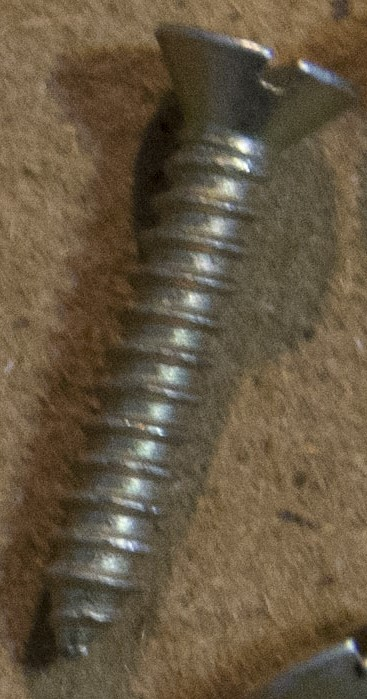
#> input picture Week4/data/similar_objects/1t.jpg, 367 x 699 px, found by its file name
$ python generalized_ht.py   (older library calls are emulated)
#> lines starting #> are read from the running program, lines starting #| are printed output that depends on the picture
'''
Created on May 19, 2013
@author: vinnie
'''

import os
import numpy as np
import matplotlib.pyplot as plt
from collections import defaultdict
from scipy.misc import imread, imresize
from skimage.filters import canny
from scipy.ndimage.filters import sobel

# Good for the b/w test images used
MIN_CANNY_THRESHOLD = 30
MAX_CANNY_THRESHOLD = 100

# [9 lines left out: function gradient_orientation, not called in this run]

def build_r_table(image, origin):
    '''
    Build the R-table from the given shape image and a reference point
    '''
    edges = canny(image, low_threshold=MIN_CANNY_THRESHOLD,
                  high_threshold=MAX_CANNY_THRESHOLD)
    gradient = gradient_orientation(edges)

    r_table = defaultdict(list)
    for (i,j),value in np.ndenumerate(edges):
        if value:
            r_table[gradient[i,j]].append((origin[0]-i, origin[1]-j))

    return r_table

# [22 lines left out: function accumulate_gradients, not called in this run]

def general_hough_closure(reference_image):
    '''
    Generator function to create a closure with the reference image and origin
    at the center of the reference image

    Returns a function f, which takes a query image and returns the accumulator
    '''
    referencePoint = (reference_image.shape[0]/2, reference_image.shape[1]/2)
    r_table = build_r_table(reference_image, referencePoint)

    def f(query_image):
        return accumulate_gradients(r_table, query_image)

    return f

# [50 lines left out: functions n_max, general_hough, not called in this run]

def main():
    reference_image = imread("../data/similar_objects/1t.jpg", flatten=True)
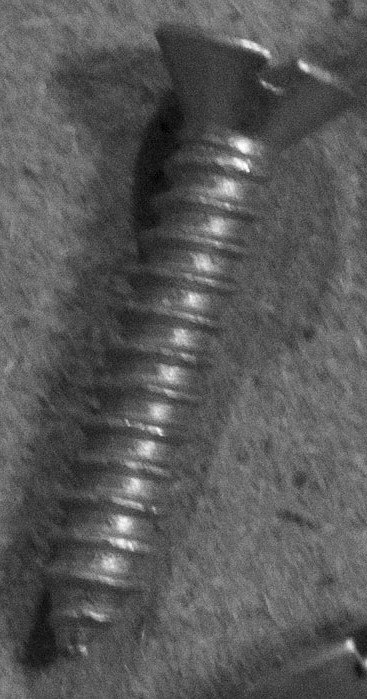
#> reference_image: shape (699, 367) float32; min 1.79, max 253.8, mean 89.3
    reference_image = imresize(reference_image, 0.25)
#> reference_image: shape (174, 91)
    detect_s = general_hough_closure(reference_image)
    general_hough(detect_s, reference_image, "../data/similar_objects/1.JPG")

if __name__ == '__main__':
    main()
#> (the call stopped at in build_r_table, `edges = canny(image, low_threshold=MIN_CANNY_THRESHOLD, high_threshold..`: skimage is not available in this run)

$ run again, with Week4/data/similar_objects/4.jpg copied over Week4/data/similar_objects/1t.jpg
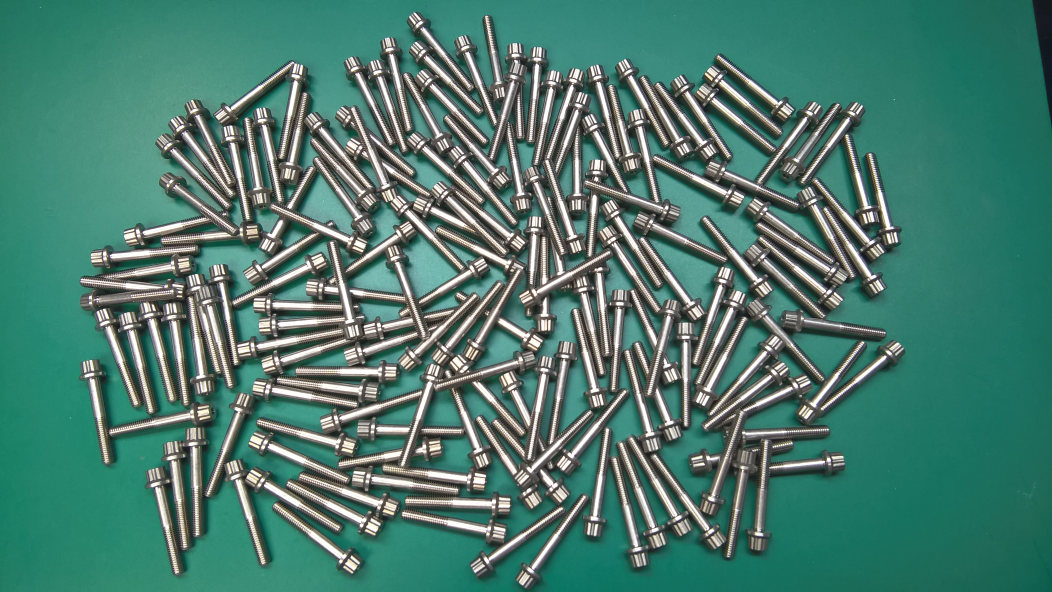
#> input picture Week4/data/similar_objects/4.jpg, 4208 x 2368 px, found by its file name (shown at 1/4 size)
#> in main, `reference_image = imread("../data/similar_objects/1t.jpg", flatten=True)`:
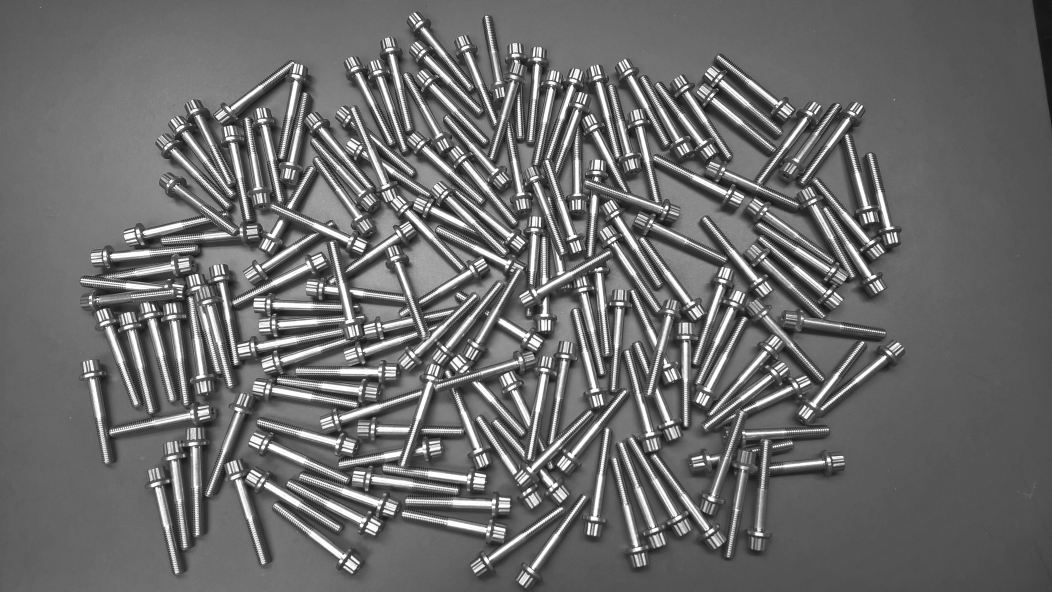
#> reference_image: shape (2368, 4208) float32 (shown at 1/4 size); min 3.56, max 255, mean 107.8
#> in main, `reference_image = imresize(reference_image, 0.25)`:
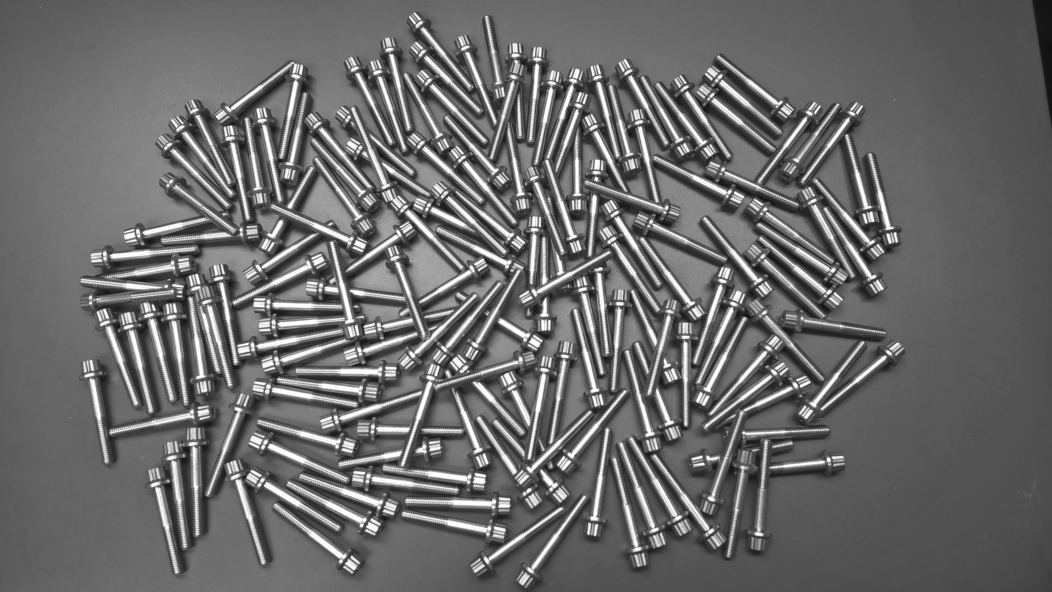
#> reference_image: shape (592, 1052); min 17, max 255, mean 105.8
